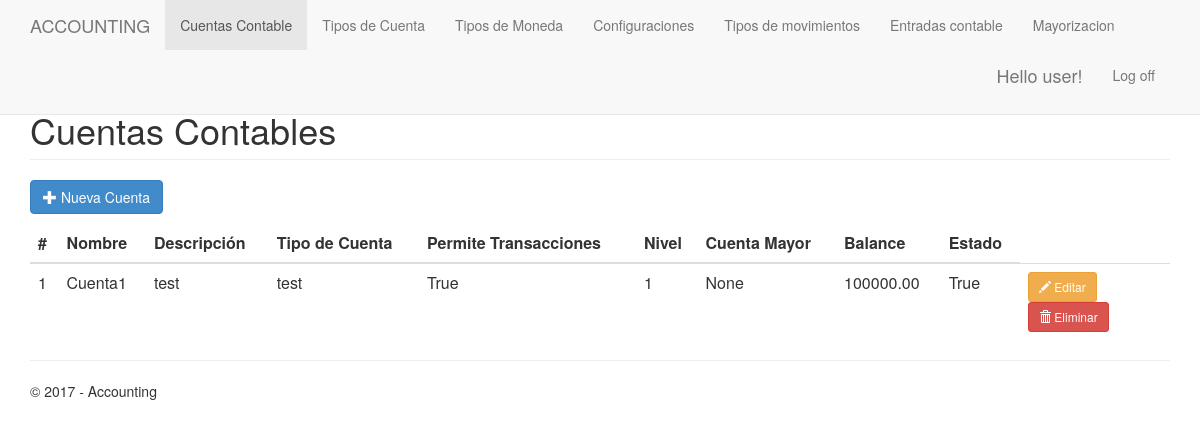
The app's page / (signed in), older data.
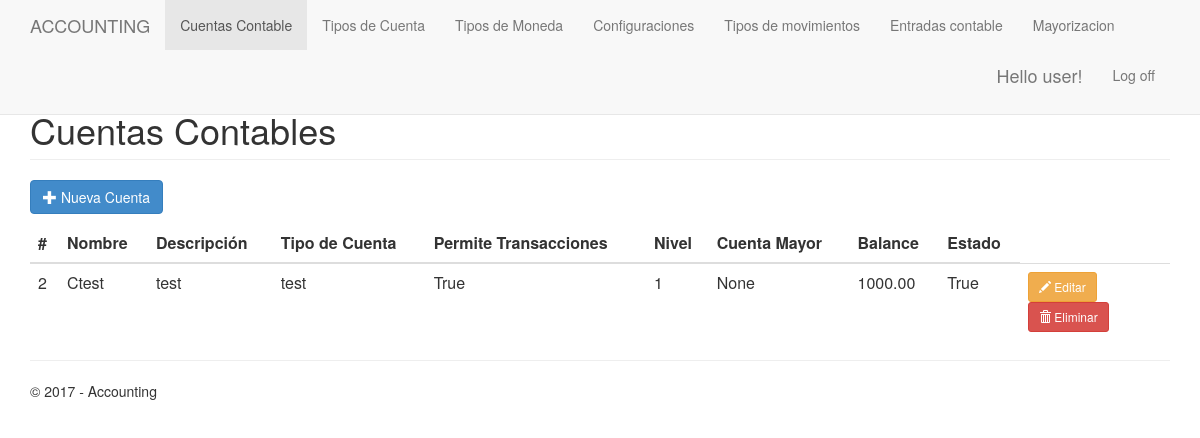
The same page, newer data.
### app/models.py (models this page shows, shortened)
class AccountingAccounts (models.Model):
    id = models.AutoField('ID', primary_key=True)
    name = models.CharField('Nombre',max_length=20)
    description = models.CharField('Descripción',max_length=30)
    accountTypeId = models.ForeignKey(AccountTypes,on_delete=models.CASCADE,verbose_name='Tipo de Cuenta')
    allowsTransactions = models.BooleanField('Permitir Transacciones?')
    level = models.PositiveSmallIntegerField('Nivel',choices=((1,'1'),(2,'2'),(3,'3'),(4,'4'),(5,'5'),(6,'6'))) # 1 to 6
    majorAccount = models.ForeignKey('self',default='',verbose_name="Cuenta Major", blank=True, null=True, on_delete=models.CASCADE)
    balance = models.DecimalField('Balance',max_digits=9, decimal_places=2,default=0)
    state = models.BooleanField('Activo?')

class AccountTypes (models.Model):
    id = models.AutoField('ID', primary_key=True)
    description = models.CharField('Descripción',max_length=30)
    origin = models.CharField('Origen',max_length=3,choices=(('DB','Debito'),('CR','Credito'))) # DB to CR
    state = models.BooleanField('Activo?')
    def __str__(self):
         return self.description

### app/views.py (the view)
# urls.py: url(r'^$', app.views.accountingAccounts, name='home'),
@login_required
def accountingAccounts(request):
        accounts = AccountingAccounts.objects.all()
        return render(
        request ,
        'app/accountingAccounts.html' ,
        {
            'title':'Cuentas Contables',
            'accounts': accounts,
            'year':datetime.now().year,
         }
   )

### app/templates/app/accountingAccounts.html (shortened to what this page needs)
{% extends "app/layout.html" %}
{% block content %}
  <h1 class="page-header">{{ title }}</h1>
<p>
    <button type="button" class="btn btn-primary js-create-account" data-url="{% url 'accountingAccountsCreate' %}">
      <span class="glyphicon glyphicon-plus"></span>
      Nueva Cuenta
    </button>
  </p>
  <table class="table" id="account-table">
    <thead>
      <tr>
        <th>#</th>
        <th>Nombre</th>
        <th>Descripci&oacute;n</th>
        <th>Tipo de Cuenta</th>
        <th>Permite Transacciones</th>
        <th>Nivel</th>
        <th>Cuenta Mayor</th>
        <th>Balance</th>
        <th>Estado</th>
      </tr>
    </thead>
    <tbody>
      {% include 'app/accountingAccountsPartial.html' %}
     </table>
{% endblock %}

### app/templates/app/accountingAccountsPartial.html
{% for E in accounts %}
        <tr>
          <td>{{ E.id }}</td>
          <td>{{ E.name }}</td>
          <td>{{ E.description }}</td>
          <td>{{ E.accountTypeId }}</td>
          <td>{{ E.allowsTransactions }}</td>
          <td>{{ E.level }}</td>
          <td>{{ E.majorAccount }}</td>
          <td>{{ E.balance }}</td>
          <td>{{ E.state }}</td>
          <td style="width: 150px">
            <button type="button"
              class="btn btn-warning btn-sm js-update-account"
              data-url="{% url 'accountingAccountsUpdate' E.id %}">
             <span class="glyphicon glyphicon-pencil"></span> Editar
            </button>
            <button type="button"
              class="btn btn-danger btn-sm js-delete-account"
              data-url="{% url 'accountingAccountsDelete' E.id %}">
            <span class="glyphicon glyphicon-trash"></span> Eliminar
            </button>
           </td>
        </tr>
      {% empty %}
        <tr>
          <td colspan="8" class="text-center bg-warning">No hay Cuentas</td>
        </tr>
      {% endfor %}

Row changes from the older to the newer data that the page shows:
removed AccountingAccounts: id "1", name "Cuenta1", description "test", accountTypeId "test", allowsTransactions "True", level "1", majorAccount "None", balance "100000.00", state "True"
added AccountingAccounts: id "2", name "Ctest", description "test", accountTypeId "test", allowsTransactions "True", level "1", majorAccount "None", balance "1000.00", state "True"
